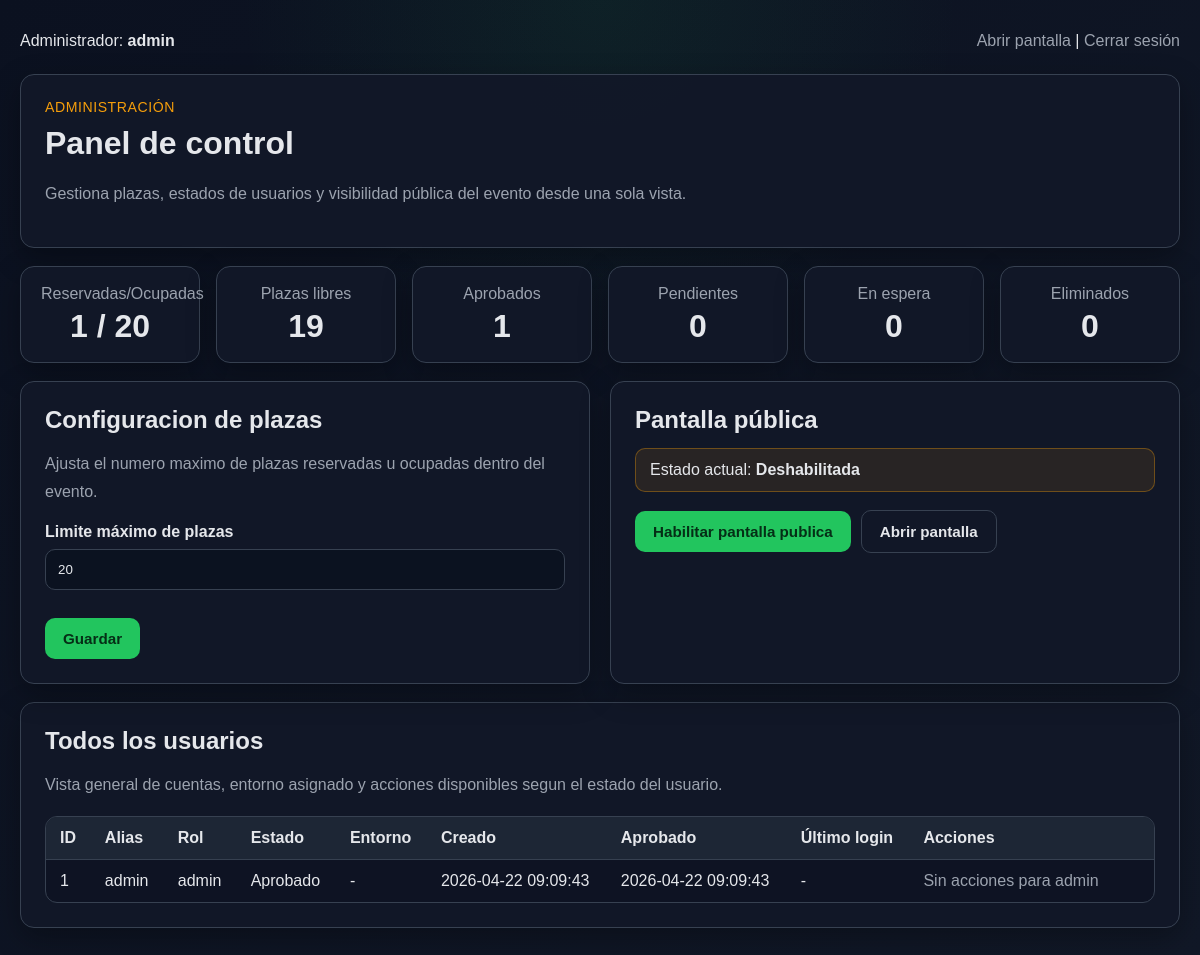
The page /admin/users.php (signed in) on the database its author committed.
### tables this page shows
CREATE TABLE app_config (
    config_key VARCHAR(100) PRIMARY KEY,
    config_value VARCHAR(255) NOT NULL,
    updated_at DATETIME NOT NULL DEFAULT CURRENT_TIMESTAMP
        ON UPDATE CURRENT_TIMESTAMP
);

CREATE TABLE users (
    id BIGINT UNSIGNED AUTO_INCREMENT PRIMARY KEY,
    alias VARCHAR(32) NOT NULL,
    password_hash VARCHAR(255) NOT NULL,
    container_password_hash VARCHAR(255) NULL,
    role ENUM('admin', 'player') NOT NULL DEFAULT 'player',
    status ENUM('pending_review', 'waitlisted', 'approved', 'deleted')
        NOT NULL DEFAULT 'pending_review',
    approved_at DATETIME NULL,
    deleted_at DATETIME NULL,
    last_login_at DATETIME NULL,
    created_at DATETIME NOT NULL DEFAULT CURRENT_TIMESTAMP,
    updated_at DATETIME NOT NULL DEFAULT CURRENT_TIMESTAMP
        ON UPDATE CURRENT_TIMESTAMP,
    UNIQUE KEY uq_users_alias (alias)
);

### web/lib/bootstrap.php (called while the page is built, shortened)
<?php
function h(string $value): string
{
    return htmlspecialchars($value, ENT_QUOTES, 'UTF-8');
}
function getConfig(PDO $pdo, string $key, string $default = ''): string
{
    $stmt = $pdo->prepare('SELECT config_value FROM app_config WHERE config_key = ? LIMIT 1');
    $stmt->execute([$key]);
    $value = $stmt->fetchColumn();
    return $value === false ? $default : (string)$value;
}
function getConfigInt(PDO $pdo, string $key, int $default = 0): int
{
    return (int)getConfig($pdo, $key, (string)$default);
}

### web/admin/users.php (the view, shortened to what this page needs)
<?php
require_once __DIR__ . '/../lib/bootstrap.php';
$publicScreenEnabled = getConfig($pdo, 'public_screen_enabled', '1') === '1';
$maxPlayers = getConfigInt($pdo, 'max_players', 30);
$stmt = $pdo->query("
    SELECT COUNT(*) FROM users WHERE status IN ('pending_review', 'approved')
");
$reservedSlots = (int)$stmt->fetchColumn();
$stmt = $pdo->query("
    SELECT COUNT(*) FROM users WHERE status = 'approved'
");
$approvedCount = (int)$stmt->fetchColumn();
$stmt = $pdo->query("
    SELECT COUNT(*) FROM users WHERE status = 'pending_review'
");
$pendingCount = (int)$stmt->fetchColumn();
$stmt = $pdo->query("
    SELECT COUNT(*) FROM users WHERE status = 'waitlisted'
");
$waitlistedCount = (int)$stmt->fetchColumn();
$stmt = $pdo->query("
    SELECT COUNT(*) FROM users WHERE status = 'deleted'
");
$deletedCount = (int)$stmt->fetchColumn();
$freeSlots = max(0, $maxPlayers - $reservedSlots);
$stmt = $pdo->query("
    SELECT
        u.id,
        u.alias,
        u.role,
        u.status,
        u.created_at,
        u.approved_at,
        u.last_login_at,
        e.env_status
    FROM users u
    LEFT JOIN player_envs e ON e.user_id = u.id
    ORDER BY
        FIELD(u.role, 'admin', 'player'),
        FIELD(u.status, 'pending_review', 'approved', 'waitlisted', 'deleted'),
        u.created_at DESC
");
$allUsers = $stmt->fetchAll(PDO::FETCH_ASSOC);
function userStatusLabel(string $status): string
{
    return match ($status) {
        'pending_review' => 'Pendiente',
        'approved' => 'Aprobado',
        'waitlisted' => 'Lista de espera',
        'deleted' => 'Eliminado',
        default => $status,
    };
}
function envStatusLabel(?string $status): string
{
    return match ($status) {
        null => '-',
        'not_created' => 'Sin crear',
        'pending' => 'Pendiente',
        'creating' => 'Creando',
        'created' => 'Creado',
        'active' => 'Activo',
        'finished' => 'Finalizado',
        'error' => 'Error',
        default => (string)$status,
    };
}
?>
<!DOCTYPE html>
<html lang="es">
<head>
    <link rel="stylesheet" href="/stylesheet/styles.css">
</head>
<body>
    <div class="wrapper wide">
        <div class="topbar">
            <div>Administrador: <strong><?= h((string)$_SESSION['user']['alias']) ?></strong></div>
            <div>
                <a href="/admin/screen.php" target="_blank" rel="noopener noreferrer">Abrir pantalla</a> |
                <a href="/public/logout.php">Cerrar sesión</a>
            </div>
        </div>
        <div class="card">
            <div class="eyebrow">Administración</div>
            <h1>Panel de control</h1>
            <p class="muted">
                Gestiona plazas, estados de usuarios y visibilidad pública del evento desde una sola vista.
            </p>
        </div>
        <div class="cards actions-top">
            <div class="card compact center">
                <div class="muted">Reservadas/Ocupadas</div>
                <div class="big"><?= h((string)$reservedSlots) ?> / <?= h((string)$maxPlayers) ?></div>
            </div>
            <div class="card compact center">
                <div class="muted">Plazas libres</div>
                <div class="big"><?= h((string)$freeSlots) ?></div>
            </div>
            <div class="card compact center">
                <div class="muted">Aprobados</div>
                <div class="big"><?= h((string)$approvedCount) ?></div>
            </div>
            <div class="card compact center">
                <div class="muted">Pendientes</div>
                <div class="big"><?= h((string)$pendingCount) ?></div>
            </div>
            <div class="card compact center">
                <div class="muted">En espera</div>
                <div class="big"><?= h((string)$waitlistedCount) ?></div>
            </div>
            <div class="card compact center">
                <div class="muted">Eliminados</div>
                <div class="big"><?= h((string)$deletedCount) ?></div>
            </div>
        </div>
        <div class="grid equal actions-top">
            <div class="card">
                <h2>Configuracion de plazas</h2>
                <p class="muted">
                    Ajusta el numero maximo de plazas reservadas u ocupadas dentro del evento.
                </p>
                <form method="post" action="/admin/update_settings.php">
                    <div class="field">
                        <label for="max_players">Limite máximo de plazas</label>
                        <input
                            type="number"
                            name="max_players"
                            id="max_players"
                            min="1"
                            max="500"
                            value="<?= h((string)$maxPlayers) ?>"
                            required
                        >
                    </div>
                    <div class="actions">
                        <button type="submit" class="btn btn-primary">Guardar</button>
                    </div>
                </form>
            </div>
            <div class="card">
                <h2>Pantalla pública</h2>
                <div class="message <?= $publicScreenEnabled ? 'success' : 'warning' ?>">
                    Estado actual: <strong><?= $publicScreenEnabled ? 'Habilitada' : 'Deshabilitada' ?></strong>
                </div>
                <form
                    method="post"
                    action="/admin/man_public_screen.php"
                    onsubmit="return confirm('Cambiar el estado de la pantalla publica?');"
                >
                    <div class="actions">
                        <button
                            type="submit"
                            class="btn <?= $publicScreenEnabled ? 'btn-danger' : 'btn-primary' ?>"
                        >
                            <?= $publicScreenEnabled ? 'Deshabilitar pantalla publica' : 'Habilitar pantalla publica' ?>
                        </button>
                        <a href="/admin/screen.php" target="_blank" rel="noopener noreferrer" class="btn btn-secondary">
                            Abrir pantalla
                        </a>
                    </div>
                </form>
            </div>
        </div>
        <div class="card actions-top">
            <h2>Todos los usuarios</h2>
            <p class="muted">
                Vista general de cuentas, entorno asignado y acciones disponibles segun el estado del usuario.
            </p>
            <?php if (!$allUsers): ?>
                <div class="empty-state">No hay usuarios registrados.</div>
            <?php else: ?>
                <div class="table-wrap">
                    <table>
                        <thead>
                            <tr>
                                <th>ID</th>
                                <th>Alias</th>
                                <th>Rol</th>
                                <th>Estado</th>
                                <th>Entorno</th>
                                <th>Creado</th>
                                <th>Aprobado</th>
                                <th>Último login</th>
                                <th class="actions-col">Acciones</th>
                            </tr>
                        </thead>
                        <tbody>
                            <?php foreach ($allUsers as $user): ?>
                                <tr>
                                    <td><?= h((string)$user['id']) ?></td>
                                    <td><?= h((string)$user['alias']) ?></td>
                                    <td><?= h((string)$user['role']) ?></td>
                                    <td><?= h(userStatusLabel((string)$user['status'])) ?></td>
                                    <td><?= h(envStatusLabel($user['env_status'] ?? null)) ?></td>
                                    <td><?= h((string)$user['created_at']) ?></td>
                                    <td><?= h((string)($user['approved_at'] ?? '-')) ?></td>
                                    <td><?= h((string)($user['last_login_at'] ?? '-')) ?></td>
                                    <td class="actions-col">
                                        <?php if ($user['role'] === 'admin'): ?>
                                            <span class="muted">Sin acciones para admin</span>
                                        <?php elseif ($user['status'] === 'deleted'): ?>
                                            <span class="muted">Usuario eliminado</span>
                                        <?php else: ?>
                                            <span class="muted">Sin acciones</span>
                                        <?php endif; ?>
                                    </td>
                                </tr>
                            <?php endforeach; ?>
                        </tbody>
                    </table>
                </div>
            <?php endif; ?>
        </div>
    </div>
</body>
</html>

### web/stylesheet/styles.css (style rules this page uses)
:root { --bg: #0f172a; --panel: #111827; --panel-2: #1f2937; --panel-3: rgba(15, 23, 42, 0.9); --text: #e5e7eb; --muted: #9ca3af; --accent: #22c55e; --accent-hover: #16a34a; --border: #374151; --warning: #f59e0b; --danger: #ef4444; --info: #38bdf8; --shadow: 0 10px 30px rgba(0, 0, 0, 0.30); }
* { box-sizing: border-box; }
html, body { min-height: 100%; }
body { margin: 0; font-family: Arial, Helvetica, sans-serif; background: radial-gradient(circle at top, rgba(34, 197, 94, 0.08), transparent 32%), linear-gradient(135deg, #0b1120, #111827); color: var(--text); }
a { color: #bfdbfe; text-decoration: none; }
h1, h2, h3 { margin-top: 0; }
h1 { margin-bottom: 18px; font-size: 2rem; }
h2 { margin-bottom: 14px; }
p, li { line-height: 1.7; }
.wrapper { max-width: 980px; margin: 0 auto; padding: 32px 20px; }
.wrapper.wide { max-width: 1320px; }
.topbar { display: flex; justify-content: space-between; align-items: center; gap: 16px; margin-bottom: 24px; flex-wrap: wrap; }
.topbar a { color: var(--muted); }
.grid { display: grid; grid-template-columns: 2fr 1fr; gap: 20px; }
.grid.equal { grid-template-columns: repeat(2, minmax(0, 1fr)); }
.card { background: rgba(17, 24, 39, 0.95); border: 1px solid var(--border); border-radius: 14px; padding: 24px; box-shadow: var(--shadow); }
.card.compact { padding: 18px 20px; }
.card.center { text-align: center; }
.eyebrow { color: var(--warning); text-transform: uppercase; letter-spacing: 0.04em; font-size: 0.88rem; margin-bottom: 10px; }
.muted { color: var(--muted); }
.message { margin-bottom: 18px; padding: 12px 14px; border-radius: 10px; border: 1px solid var(--border); }
.message.warning { background: rgba(245, 158, 11, 0.10); border-color: rgba(245, 158, 11, 0.35); }
.cards { display: grid; grid-template-columns: repeat(auto-fit, minmax(180px, 1fr)); gap: 16px; }
.big { font-size: 2rem; font-weight: 700; line-height: 1.1; margin-top: 6px; }
form { margin-top: 18px; }
.field { margin-bottom: 16px; }
.field label { display: block; font-weight: 700; margin-bottom: 8px; }
label { display: block; }
input[type="text"], input[type="password"], input[type="number"], input[type="file"], textarea { width: 100%; padding: 12px; border-radius: 10px; border: 1px solid var(--border); background: #0b1220; color: var(--text); }
input[type="text"], input[type="password"], input[type="number"], input[type="file"] { margin-bottom: 12px; }
input::placeholder, textarea::placeholder { color: #6b7280; }
.actions { display: flex; gap: 10px; flex-wrap: wrap; align-items: center; }
.actions-top { margin-top: 18px; }
.btn, button, input[type="submit"] { display: inline-block; padding: 12px 18px; border-radius: 10px; border: none; text-decoration: none; font-weight: bold; cursor: pointer; font-size: 0.95rem; transition: background 0.2s ease, transform 0.2s ease; }
.btn-primary { background: var(--accent); color: #052e16; }
.btn-secondary { background: transparent; color: var(--text); border: 1px solid var(--border); }
.table-wrap { margin-top: 18px; overflow-x: auto; border: 1px solid var(--border); border-radius: 12px; background: rgba(11, 18, 32, 0.55); }
table { width: 100%; border-collapse: collapse; }
thead { background: rgba(31, 41, 55, 0.92); }
th, td { padding: 12px 14px; text-align: left; border-bottom: 1px solid rgba(55, 65, 81, 0.9); vertical-align: top; }
tbody tr:last-child td { border-bottom: none; }
.actions-col { min-width: 240px; }

### rows shown on the page
app_config: config_value "20", max_players "20"
users: id "1", alias "admin", role "admin", status "Aprobado", env_status "-", created_at "2026-04-22 09:09:43", approved_at "2026-04-22 09:09:43", last_login_at "-", shows "Sin acciones para admin"

### other values the page prints
$_SESSION['user']['alias'] "admin"
$reservedSlots "1"
$freeSlots "19"
$approvedCount "1"
$pendingCount "0"
$waitlistedCount "0"
$deletedCount "0"
